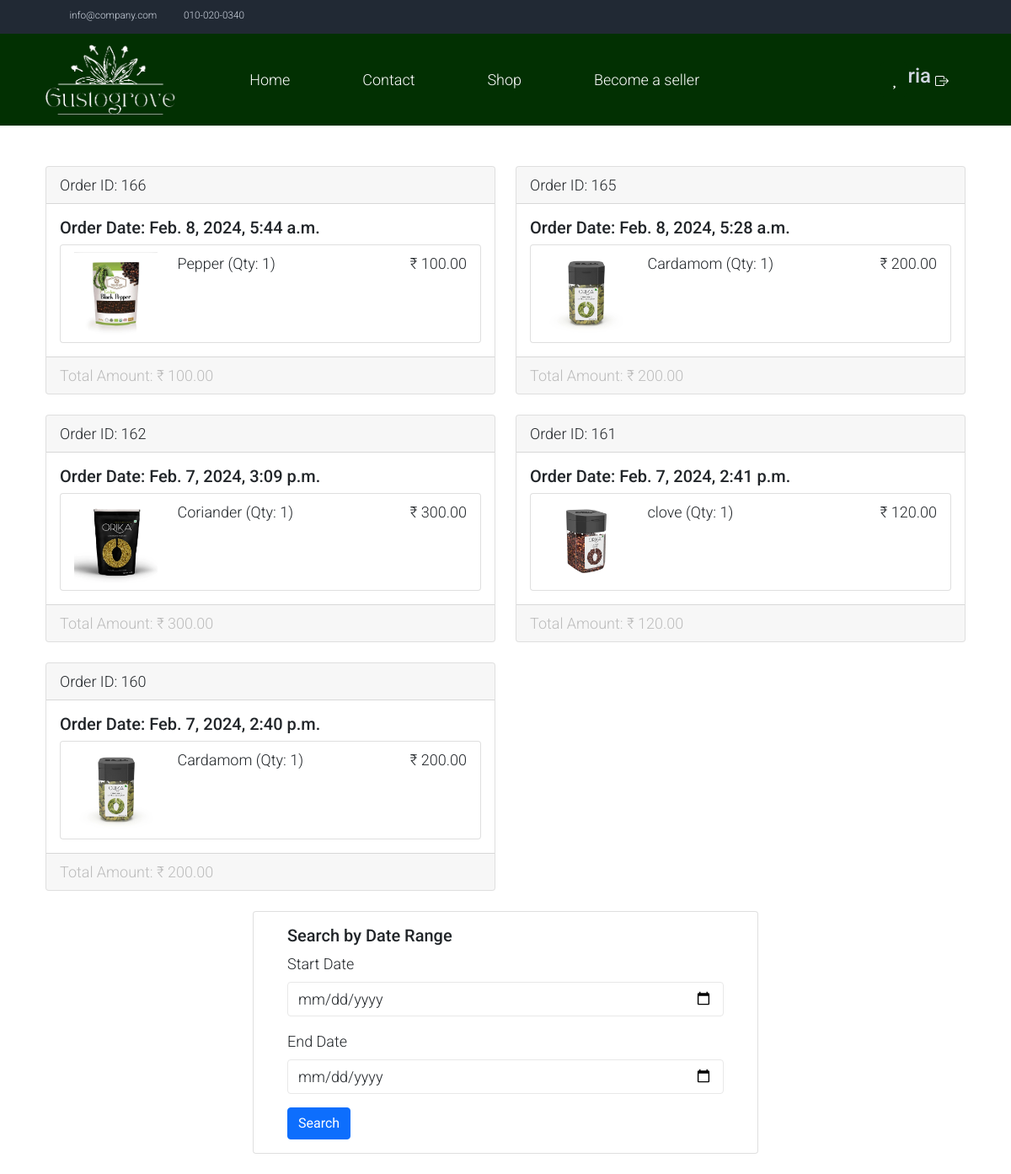
Screenshot of /my_orders/ (signed in) with the database file from the repository.
### userapp/models.py (models this page shows, shortened)
class CustomUser(AbstractUser):
    username = None
    USERNAME_FIELD  = 'email'
    name = models.CharField(max_length=100, default='')
    email = models.EmailField(unique=True)
    password = models.CharField(max_length=128)
    is_customer = models.BooleanField(default=False)
    is_seller = models.BooleanField(default=False)
    gstn = models.CharField(max_length=15, blank=True, null=True)  # GSTN field
    REQUIRED_FIELDS = []

### storeapp/models.py (models this page shows, shortened)
class Order(models.Model):
    class PaymentStatusChoices(models.TextChoices):
            PENDING = 'pending', 'Pending'
            SUCCESSFUL = 'successful', 'Successful'
            FAILED = 'failed', 'Failed'
    user = models.ForeignKey(CustomUser, on_delete=models.CASCADE)
    products = models.ManyToManyField(Product)
    total_price = models.DecimalField(max_digits=10, decimal_places=2)
    order_date = models.DateTimeField(auto_now_add=True,null=True)
    razorpay_order_id = models.CharField(max_length=255, default=None)
    payment_status = models.CharField(
    max_length=20, choices=PaymentStatusChoices.choices, default=PaymentStatusChoices.PENDING)

class Product(models.Model):
    product_name = models.CharField(max_length=255,null=True)
    description = models.TextField()
    image = models.ImageField(upload_to='products/', null=True, blank=True)
    quantity_value = models.PositiveIntegerField(default=100,null=True)
    quantity_prefix = models.CharField(max_length=10, choices=[('gms', 'gms'), ('kg', 'kg')], default='gms')
    stock = models.PositiveIntegerField(default=1,null=True)
    price = models.DecimalField(max_digits=10, decimal_places=2,null=True)
    date_added = models.DateField(default=timezone.now)
    brand_name = models.CharField(max_length=255, default="",null=True)
    seller = models.ForeignKey(CustomUser, on_delete=models.CASCADE, null=True, blank=True)
    batch_no=models.CharField(max_length=10,default="",null=True)
    average_rating = models.FloatField(default=0.0)
    STATUS_CHOICES = [
        ('In Stock', 'In Stock'),
        ('Out of Stock', 'Out of Stock'),
    ]
    status = models.CharField(max_length=15, choices=STATUS_CHOICES, default='In Stock')
    category = models.CharField(max_length=100, null=True)
    subcategory = models.CharField(max_length=100, null=True)

### storeapp/views.py (the view)
# urls.py: path('my_orders/',views.my_orders,name='my_orders'),
@login_required
def my_orders(request):
    user = request.user
    start_date_str = request.GET.get('start_date')
    end_date_str = request.GET.get('end_date')
    if not start_date_str or not end_date_str:
        today = datetime.now()
        start_date = today.replace(day=1)  # First day of the current month
        end_date = today.replace(day=1, month=today.month + 1)  # First day of the next month
        start_date_str = start_date.strftime('%Y-%m-%d')
        end_date_str = end_date.strftime('%Y-%m-%d')
    else:
        start_date = datetime.strptime(start_date_str, '%Y-%m-%d')
        end_date = datetime.strptime(end_date_str, '%Y-%m-%d')
    orders = Order.objects.filter(user=user, order_date__range=(start_date, end_date)).order_by('-order_date')
    context = {
        'orders': orders,
        'start_date': start_date_str,
        'end_date': end_date_str,
    }
    if not orders:
        context['no_orders_message'] = 'No orders found for the selected date range.'
    return render(request, 'my_orders.html', context)

### template/my_orders.html (shortened to what this page needs)
{% load static %}
<!DOCTYPE html>
<html lang="en">
<head>
    <link rel="stylesheet" href="https://maxcdn.bootstrapcdn.com/bootstrap/4.5.2/css/bootstrap.min.css">
<link rel="stylesheet" href="https://cdn.jsdelivr.net/npm/bootstrap@5.2.3/dist/css/bootstrap.min.css">
    <link rel="stylesheet" href="{% static 'css/bootstrap.min.css' %}">
    <link rel="stylesheet" href="{% static 'css/templatemo.css' %}">
    <link rel="stylesheet" href="{% static '/css/custom.css' %}">
    <link rel="stylesheet" href="{% static 'css/fontawesome.min.css' %}">
</head>
<body>
    <nav class="navbar navbar-expand-lg bg-dark navbar-light d-none d-lg-block" id="templatemo_nav_top">
        <div class="container text-light">
            <div class="w-100 d-flex justify-content-between">
                <div>
                    <i class="fa fa-envelope mx-2"></i>
                    <a class="navbar-sm-brand text-light text-decoration-none" href="mailto:info@company.com">info@company.com</a>
                    <i class="fa fa-phone mx-2"></i>
                    <a class="navbar-sm-brand text-light text-decoration-none" href="tel:010-020-0340">010-020-0340</a>
                </div>
                <div>
                    <a class="text-light" href="https://fb.com/templatemo" target="_blank" rel="sponsored"><i class="fab fa-facebook-f fa-sm fa-fw me-2"></i></a>
                    <a class="text-light" href="https://www.instagram.com/" target="_blank"><i class="fab fa-instagram fa-sm fa-fw me-2"></i></a>
                    <a class="text-light" href="https://twitter.com/" target="_blank"><i class="fab fa-twitter fa-sm fa-fw me-2"></i></a>
                    <a class="text-light" href="https://www.linkedin.com/" target="_blank"><i class="fab fa-linkedin fa-sm fa-fw"></i></a>
                </div>
            </div>
        </div>
    </nav>
    <nav class="navbar navbar-expand-lg ">
        <div class="container d-flex justify-content-between align-items-center">
            <div class="logo">
                <a class="navbar-brand" href="{% url "index" %}">
                    <img src="{% static 'img/gusto (2).png' %}" alt="Site Logo" class="img-fluid w-auto h-100" style="max-height: 100px;">
                </a>
            </div>
            <div class="align-self-center collapse navbar-collapse flex-fill  d-lg-flex justify-content-lg-between" id="templatemo_main_nav">
                <div class="flex-fill">
                    <ul class="nav navbar-nav d-flex justify-content-between mx-lg-auto">
                        <li class="nav-item">
                            <a class="nav-link" href="{% url 'index' %}">Home</a>
                        </li>
                        <li class="nav-item">
                            <a class="nav-link" href="{% url 'contact' %}">Contact</a>
                        </li>
                        <li class="nav-item">
                            <a class="nav-link" href="{% url 'shop' %}">Shop</a>
                        </li>
                        <li class="nav-item">
                            <a class="nav-link" href="{% url 'seller_index' %}">Become a seller</a>
                        </li>
                    </ul>
                </div>
                <div class="navbar align-self-center d-flex">
                    <a class="nav-icon d-none d-lg-inline" href="#" data-bs-toggle="modal" data-bs-target="#templatemo_search">
                        <i class="fa fa-fw fa-search text-light mr-2"></i>
                    </a>
                    <a class="nav-icon position-relative text-decoration-none" href="{% url 'cart' %}">
                        <i class="fa fa-fw fa-cart-arrow-down text-light mr-1"></i>
                    </a>
                    <a class="nav-icon position-relative text-decoration-none dropdown" href="#" data-bs-toggle="dropdown">
                        <i class="fa fa-fw fa-user text-light mr-1"></i>
                    </a>
                    <a href="{% url 'wishlist' %}" class="btn btn-success">
                        <i class="fas fa-heart"></i>
                    </a>
                    {% if user.is_authenticated %}
                    <h4 class=" text-light" >{{user.name}}<h4>
                        <div style="margin-left: 5px;" class="mt-2">
                            <a class="nav-icon position-relative text-decoration-none" href="{% url 'logout' %}" data-bs-toggle="tooltip" data-bs-placement="bottom" title="Logout">
                            </a>
                    {% endif %}
                        </div>
                </div>
            </div>
        </div>
    </nav>
    <div class="container mt-5">
        {% if no_orders_message %}
        <div class="alert alert-danger" role="alert">
            {{ no_orders_message }}
        </div>
        {% else %}
            <div class="row">
                {% for order in orders %}
                <div class="col-md-6 mb-4">
                    <div class="card">
                        <div class="card-header">
                            Order ID: {{ order.id }}
                        </div>
                        <div class="card-body">
                            <h5 class="card-title">Order Date: {{ order.order_date }}</h5>
                            <ul class="list-group">
                                {% for product in order.products.all %}
                                <li class="list-group-item">
                                    <div class="row">
                                        <div class="col-md-3">
                                            <img src="{{ MEDIA_URL }}{{ product.image.url }}" alt="{{ product.product_name }}" class="img-fluid">
                                        </div>
                                        <div class="col-md-5">
                                            {{ product.product_name }} (Qty: 1)
                                        </div>
                                        <div class="col-md-4 text-right">
                                            ₹ {{ product.price }}
                                        </div>
                                    </div>
                                </li>
                                {% endfor %}
                            </ul>
                        </div>
                        <div class="card-footer text-muted">
                            Total Amount: ₹ {{ order.total_price }}
                        </div>
                    </div>
                </div>
                {% endfor %}
            </div>
        </div>
        {% endif %}
    <div class="container card mb-4" style="max-width: 600px;">
        <div class="card-body">
            <h5 class="card-title">Search by Date Range</h5>
            <form method="GET" action="">
                <div class="form-group">
                    <label for="start_date">Start Date</label>
                    <input type="date" class="form-control" id="start_date" name="start_date">
                </div>
                <div class="form-group">
                    <label for="end_date">End Date</label>
                    <input type="date" class="form-control" id="end_date" name="end_date">
                </div>
                <button type="submit" class="btn btn-primary">Search</button>
            </form>
        </div>
    </div>
</body>
</html>

### static/css/templatemo.css (style rules this page uses)
body, ul, li, p, a, label, input, div { font-family: 'Roboto', sans-serif; font-size: 18px !important; font-weight: 300 !important; }
.logo { font-weight: 500 !important; }
.text-muted { color: #bcbcbc !important; }
.text-light { color: #cfd6e1 !important; }
.bg-dark { background-color: #212934 !important; }
.btn-success { background-color: rgb(2, 48, 2)!important; border-color:rgb(2, 48, 2) !important; }
.navbar { background-color: rgb(2, 48, 2); }
#templatemo_nav_top { min-height: 40px; }
#templatemo_nav_top * { font-size: .9em !important; }
#templatemo_main_nav a { color: #fff; }
#templatemo_main_nav .navbar .nav-icon { margin-right: 20px; }
.fa-search { color: white; }
.form-control { border: 1px solid #e8e8e8; }
@media (min-width: 768px) { #templatemo_main_nav .navbar-nav { max-width: 450px; } }
@media (min-width: 992px) { #templatemo_main_nav .navbar-nav { max-width: 550px; } }
.nav-icon { position: relative; display: inline-block; }

### rows the page displays
CustomUser: name "ria"
Order: id "166", order_date "Feb. 8, 2024, 5:44 a.m.", total_price "100.00"
Product: image (picture), product_name "Pepper", price "100.00"
Order: id "165", order_date "Feb. 8, 2024, 5:28 a.m.", total_price "200.00"
Product: image (picture), product_name "Cardamom", price "200.00"
Order: id "162", order_date "Feb. 7, 2024, 3:09 p.m.", total_price "300.00"
Product: image (picture), product_name "Coriander", price "300.00"
Order: id "161", order_date "Feb. 7, 2024, 2:41 p.m.", total_price "120.00"
Product: image (picture), product_name "clove", price "120.00"
Order: id "160", order_date "Feb. 7, 2024, 2:40 p.m.", total_price "200.00"
